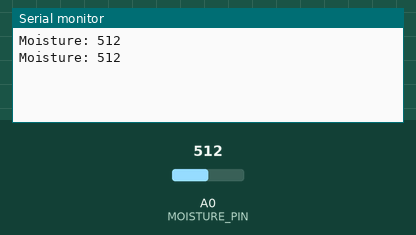
The sketch below on a simulated Arduino Uno, built with avr-gcc and run on an emulated ATmega328P. Shown: the last lines printed to the serial monitor. The inputs (shaded band) are chosen by the test bench; at power-on: A0 (MOISTURE_PIN) = 512.

Above: at 2.8 s.
2.9 s: A0 (MOISTURE_PIN) set to 716
At 5.2 s:
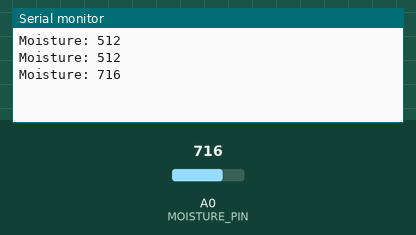
5.6 s: A0 (MOISTURE_PIN) set to 900
At 6.7 s:
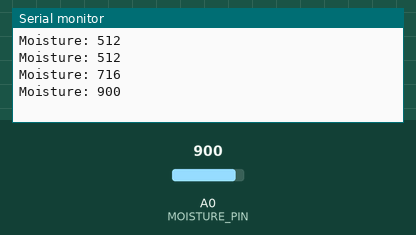
Timing chart, 0 to 8.6 s (numbered marks = the images above; inputs shaded):
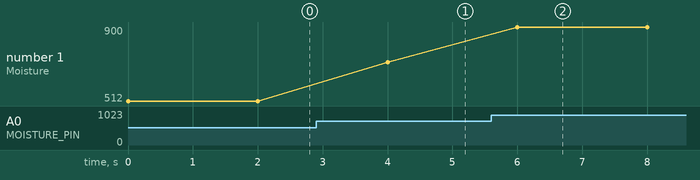

The sketch:

lesson02.ino
```cpp
#define MOISTURE_PIN A0
int sensorValue = 0;

void setup() {
  Serial.begin(115200);

  // Sett A0 i inputmodus
  pinMode(A0, INPUT);
}

void loop() {
  // Les av fuktighet
  sensorValue = analogRead(MOISTURE_PIN);

  Serial.print("Moisture: ");

  // Skriv ut fuktighet til serieport
  Serial.println(sensorValue);

  // Vent 2 sekunder
  delay(2000);
}
```

Measured:
- after the input at 2.9 s, the serial monitor: prints a new line after 1.1 s (image 1)
- after the input at 5.6 s, the serial monitor: prints a new line after 0.40 s (image 2)
- plotted number 1: 512 → 716 after the input at 2.9 s, 716 → 900 after the input at 5.6 s
